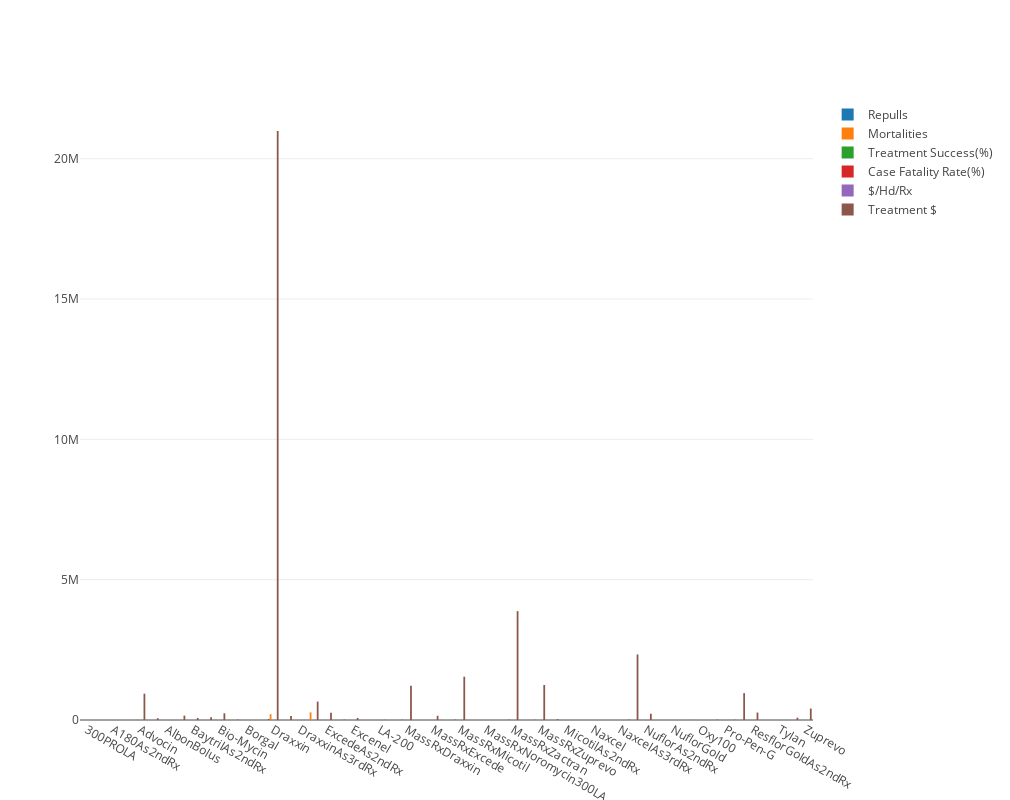

Notebook cell for this chart:
### Code cell
df_drug


drug_datas = [go.Bar(x=df_drug.index,
                        y=df_drug[col],
                        name=col)
              for col in float_colmuns[:]]
# setting layout
layout = go.Layout(
    autosize=False,
    width=1010,
    height=800
)

#combine data and layout settings into fig
fig = go.Figure(data=drug_datas, layout=layout)

#inline plot(iplot for jupyter notebook)
iplot(fig, filename='line')

### Figure 1 — Plotly figure (JSON) as saved in the notebook; plotly's stock layout.template omitted (floating-point values rounded to 4 significant figures)
{"data": [{"name": "Repulls", "type": "bar", "uid": "6f411108-46e1-486d-bbd4-18388d2d1fbb", "x": ["300PROLA", "A180", "A180As2ndRx", "Adspec", "Advocin", "AdvocinAs2ndRx", "AlbonBolus", "Baytril", "BaytrilAs2ndRx", "BaytrilAs3rdRx", "Bio-Mycin", "Bio-MyicnAs3rdRx", "Borgal", "Ceftiflex", "Draxxin", "DraxxinAs2ndRx", "DraxxinAs3rdRx", "Excede", "ExcedeAs2ndRx", "ExcedeAs3rdRx", "Excenel", "Hexasol", "LA-200", "MassRxBio-Mycin", "MassRxDraxxin", "MassRxDraxxin/Excede", "MassRxExcede", "MassRxLA-200", "MassRxMicotil", "MassRxNaxcel", "MassRxNoromycin300LA", "MassRxNuflor", "MassRxZactran", "MassRxZactran/Excede", "MassRxZuprevo", "Micotil", "MicotilAs2ndRx", "MicotilAs3rdRx", "Naxcel", "NaxcelAs2ndRx", "NaxcelAs3rdRx", "Nuflor", "NuflorAs2ndRx", "NuflorAs3rdRx", "NuflorGold", "NuflorGoldAs2ndRx", "Oxy100", "Polyflex", "Pro-Pen-G", "ResflorGold", "ResflorGoldAs2ndRx", "Tetradure", "Tylan", "Zactran", "Zuprevo"], "y": [30, 0, 0, 0, 1916, 13, 0, 1100, 111, 621, 5358, 221, 0, 0, 35546, 914, 0, 3904, 1705, 63, 333, 0, 82, 180, 5811, 331, 1663, 0, 13974, 0, 0, 0, 12160, 0, 8049, 187, 0, 0, 0, 0, 0, 13685, 1735, 0, 0, 15, 75, 1, 0, 7848, 701, 0, 0, 334, 539]}, {"name": "Mortalities", "type": "bar", "uid": "2d0a3a4b-e555-43a7-ba08-3e89881ed2c3", "x": ["300PROLA", "A180", "A180As2ndRx", "Adspec", "Advocin", "AdvocinAs2ndRx", "AlbonBolus", "Baytril", "BaytrilAs2ndRx", "BaytrilAs3rdRx", "Bio-Mycin", "Bio-MyicnAs3rdRx", "Borgal", "Ceftiflex", "Draxxin", "DraxxinAs2ndRx", "DraxxinAs3rdRx", "Excede", "ExcedeAs2ndRx", "ExcedeAs3rdRx", "Excenel", "Hexasol", "LA-200", "MassRxBio-Mycin", "MassRxDraxxin", "MassRxDraxxin/Excede", "MassRxExcede", "MassRxLA-200", "MassRxMicotil", "MassRxNaxcel", "MassRxNoromycin300LA", "MassRxNuflor", "MassRxZactran", "MassRxZactran/Excede", "MassRxZuprevo", "Micotil", "MicotilAs2ndRx", "MicotilAs3rdRx", "Naxcel", "NaxcelAs2ndRx", "NaxcelAs3rdRx", "Nuflor", "NuflorAs2ndRx", "NuflorAs3rdRx", "NuflorGold", "NuflorGoldAs2ndRx", "Oxy100", "Polyflex", "Pro-Pen-G", "ResflorGold", "ResflorGoldAs2ndRx", "Tetradure", "Tylan", "Zactran", "Zuprevo"], "y": [2, 0, 0, 0, 13842, 1051, 0, 552, 1532, 1056, 1374, 10913, 0, 0, 209172, 483, 14, 272189, 2232, 689, 443, 0, 36, 27, 1146, 36, 295, 20, 1756, 0, 0, 0, 990, 0, 925, 70, 1, 0, 9, 103, 164, 6701, 1706, 563, 0, 5, 23, 208, 0, 4061, 1868, 0, 0, 100, 1573]}, {"name": "Treatment Success(%)", "type": "bar", "uid": "6c0f3684-de5a-4d90-a04d-e8d72cd4f868", "x": ["300PROLA", "A180", "A180As2ndRx", "Adspec", "Advocin", "AdvocinAs2ndRx", "AlbonBolus", "Baytril", "BaytrilAs2ndRx", "BaytrilAs3rdRx", "Bio-Mycin", "Bio-MyicnAs3rdRx", "Borgal", "Ceftiflex", "Draxxin", "DraxxinAs2ndRx", "DraxxinAs3rdRx", "Excede", "ExcedeAs2ndRx", "ExcedeAs3rdRx", "Excenel", "Hexasol", "LA-200", "MassRxBio-Mycin", "MassRxDraxxin", "MassRxDraxxin/Excede", "MassRxExcede", "MassRxLA-200", "MassRxMicotil", "MassRxNaxcel", "MassRxNoromycin300LA", "MassRxNuflor", "MassRxZactran", "MassRxZactran/Excede", "MassRxZuprevo", "Micotil", "MicotilAs2ndRx", "MicotilAs3rdRx", "Naxcel", "NaxcelAs2ndRx", "NaxcelAs3rdRx", "Nuflor", "NuflorAs2ndRx", "NuflorAs3rdRx", "NuflorGold", "NuflorGoldAs2ndRx", "Oxy100", "Polyflex", "Pro-Pen-G", "ResflorGold", "ResflorGoldAs2ndRx", "Tetradure", "Tylan", "Zactran", "Zuprevo"], "y": [0.7, 0, 0, 0, 43.24, 28.9, 0, 20.6, 22.45, 28.3, 43.5, 26.46, 0, 0, 54.87, 26.75, 2.67, 44.26, 30.04, 11.86, 30.72, 0, 20.48, 1.86, 31.62, 0.64, 15.81, 3, 21.82, 0, 0, 1, 26.96, 0, 17.78, 14.88, 2, 0, 7, 8, 15, 46.22, 27.31, 7, 0, 1.82, 0.16, 18.67, 0, 29.2, 25.03, 0, 0, 15.75, 31.25]}, {"name": "Case Fatality Rate(%)", "type": "bar", "uid": "a4b9860c-f19a-4dc7-a332-fb54e8f47505", "x": ["300PROLA", "A180", "A180As2ndRx", "Adspec", "Advocin", "AdvocinAs2ndRx", "AlbonBolus", "Baytril", "BaytrilAs2ndRx", "BaytrilAs3rdRx", "Bio-Mycin", "Bio-MyicnAs3rdRx", "Borgal", "Ceftiflex", "Draxxin", "DraxxinAs2ndRx", "DraxxinAs3rdRx", "Excede", "ExcedeAs2ndRx", "ExcedeAs3rdRx", "Excenel", "Hexasol", "LA-200", "MassRxBio-Mycin", "MassRxDraxxin", "MassRxDraxxin/Excede", "MassRxExcede", "MassRxLA-200", "MassRxMicotil", "MassRxNaxcel", "MassRxNoromycin300LA", "MassRxNuflor", "MassRxZactran", "MassRxZactran/Excede", "MassRxZuprevo", "Micotil", "MicotilAs2ndRx", "MicotilAs3rdRx", "Naxcel", "NaxcelAs2ndRx", "NaxcelAs3rdRx", "Nuflor", "NuflorAs2ndRx", "NuflorAs3rdRx", "NuflorGold", "NuflorGoldAs2ndRx", "Oxy100", "Polyflex", "Pro-Pen-G", "ResflorGold", "ResflorGoldAs2ndRx", "Tetradure", "Tylan", "Zactran", "Zuprevo"], "y": [0.02, 0, 0, 0, 8.44, 4.93, 0, 4.59, 2.84, 6.43, 2.91, 5.8, 0, 0, 3.19, 4.11, 0.23, 6.8, 5.76, 3.45, 7.27, 0, 0.44, 0.02, 0.9, 0.04, 0.75, 0.12, 0.26, 0, 0, 0, 0.16, 0, 0.34, 0.73, 0.14, 0, 1.82, 2.11, 5.46, 6.28, 5.11, 2.31, 0, 0.06, 0.26, 1.4, 0, 6.2, 5.2, 0, 0, 0.61, 4.43]}, {"name": "$/Hd/Rx", "type": "bar", "uid": "a1f8fdc8-cd3b-47ee-bfc8-45c06167dd26", "x": ["300PROLA", "A180", "A180As2ndRx", "Adspec", "Advocin", "AdvocinAs2ndRx", "AlbonBolus", "Baytril", "BaytrilAs2ndRx", "BaytrilAs3rdRx", "Bio-Mycin", "Bio-MyicnAs3rdRx", "Borgal", "Ceftiflex", "Draxxin", "DraxxinAs2ndRx", "DraxxinAs3rdRx", "Excede", "ExcedeAs2ndRx", "ExcedeAs3rdRx", "Excenel", "Hexasol", "LA-200", "MassRxBio-Mycin", "MassRxDraxxin", "MassRxDraxxin/Excede", "MassRxExcede", "MassRxLA-200", "MassRxMicotil", "MassRxNaxcel", "MassRxNoromycin300LA", "MassRxNuflor", "MassRxZactran", "MassRxZactran/Excede", "MassRxZuprevo", "Micotil", "MicotilAs2ndRx", "MicotilAs3rdRx", "Naxcel", "NaxcelAs2ndRx", "NaxcelAs3rdRx", "Nuflor", "NuflorAs2ndRx", "NuflorAs3rdRx", "NuflorGold", "NuflorGoldAs2ndRx", "Oxy100", "Polyflex", "Pro-Pen-G", "ResflorGold", "ResflorGoldAs2ndRx", "Tetradure", "Tylan", "Zactran", "Zuprevo"], "y": [4.56, 0, 0, 0, 1857.0, 288.3, 0, 704.6, 136.0, 324.1, 269.6, 146.6, 0, 0, 2784.0, 1193.0, 86.7, 1219.0, 474.0, 33.52, 463.1, 0, 108.5, 3.57, 856.3, 0, 227.3, 11.76, 332.2, 0, 0, 2.78, 472.4, 0, 496.8, 358.5, 31.17, 0, 247.4, 0, 0, 1817.0, 595.5, 0, 0, 58.57, 2.21, 117.6, 0, 754.0, 490.7, 0, 0, 457.4, 885.9]}, {"name": "Treatment $", "type": "bar", "uid": "c918a318-4aed-444b-824d-fc1f842df66d", "x": ["300PROLA", "A180", "A180As2ndRx", "Adspec", "Advocin", "AdvocinAs2ndRx", "AlbonBolus", "Baytril", "BaytrilAs2ndRx", "BaytrilAs3rdRx", "Bio-Mycin", "Bio-MyicnAs3rdRx", "Borgal", "Ceftiflex", "Draxxin", "DraxxinAs2ndRx", "DraxxinAs3rdRx", "Excede", "ExcedeAs2ndRx", "ExcedeAs3rdRx", "Excenel", "Hexasol", "LA-200", "MassRxBio-Mycin", "MassRxDraxxin", "MassRxDraxxin/Excede", "MassRxExcede", "MassRxLA-200", "MassRxMicotil", "MassRxNaxcel", "MassRxNoromycin300LA", "MassRxNuflor", "MassRxZactran", "MassRxZactran/Excede", "MassRxZuprevo", "Micotil", "MicotilAs2ndRx", "MicotilAs3rdRx", "Naxcel", "NaxcelAs2ndRx", "NaxcelAs3rdRx", "Nuflor", "NuflorAs2ndRx", "NuflorAs3rdRx", "NuflorGold", "NuflorGoldAs2ndRx", "Oxy100", "Polyflex", "Pro-Pen-G", "ResflorGold", "ResflorGoldAs2ndRx", "Tetradure", "Tylan", "Zactran", "Zuprevo"], "y": [460.6, 0, 0, 0, 938400.0, 63790.0, 0, 155900.0, 72600.0, 99420.0, 238000.0, 14160.0, 0, 0, 20990000.0, 138700.0, 213.5, 655200.0, 255700.0, 13380.0, 72780.0, 0, 9274.0, 842.5, 1220000.0, 0, 150800.0, 1587.0, 1543000.0, 0, 0, 66.72, 3880000.0, 0, 1247000.0, 31410.0, 31.17, 0, 2113.0, 0, 0, 2336000.0, 223400.0, 0, 0, 3820.0, 196.7, 13710.0, 0, 957300.0, 266300.0, 0, 0, 82490.0, 408600.0]}], "layout": {"autosize": false, "height": 800, "width": 1010}}
